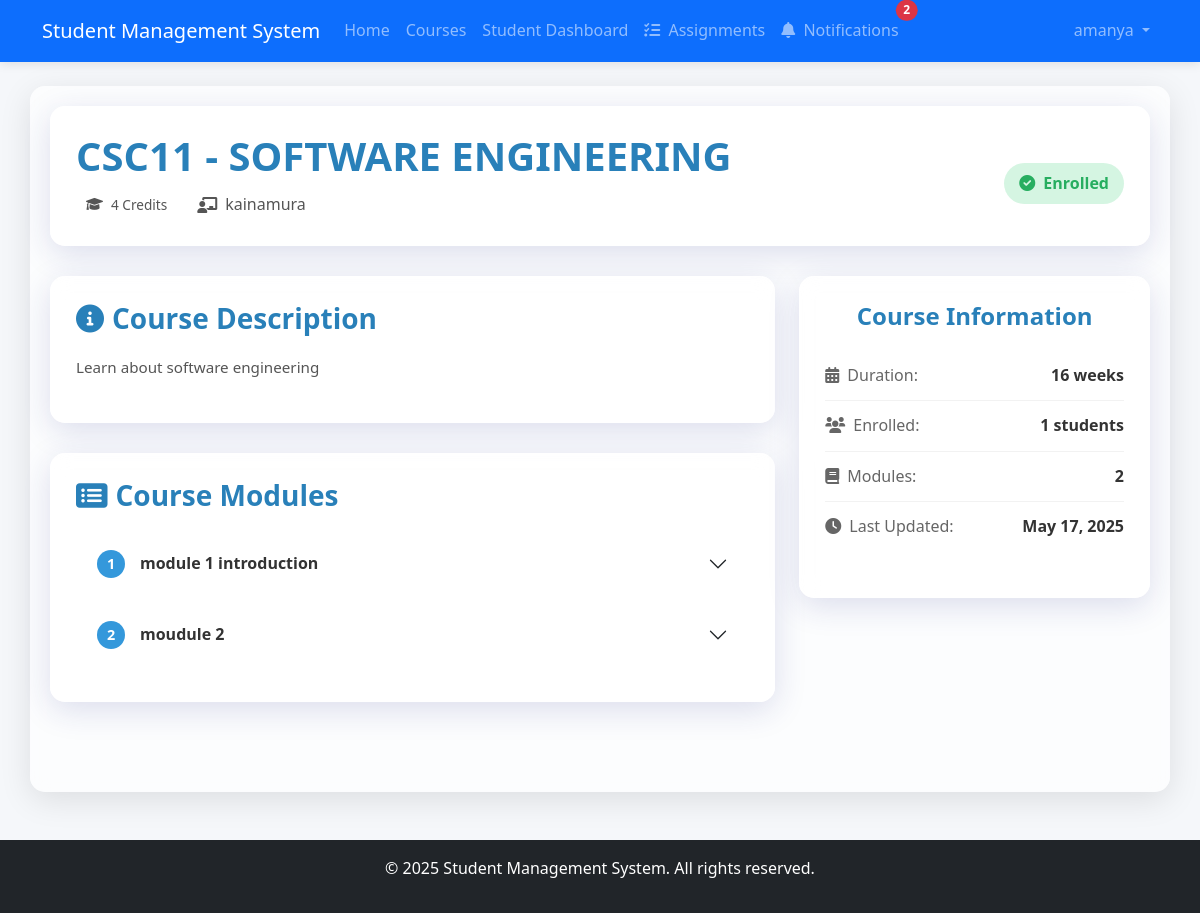
Before: /course/3/ (signed in) with the older database file.
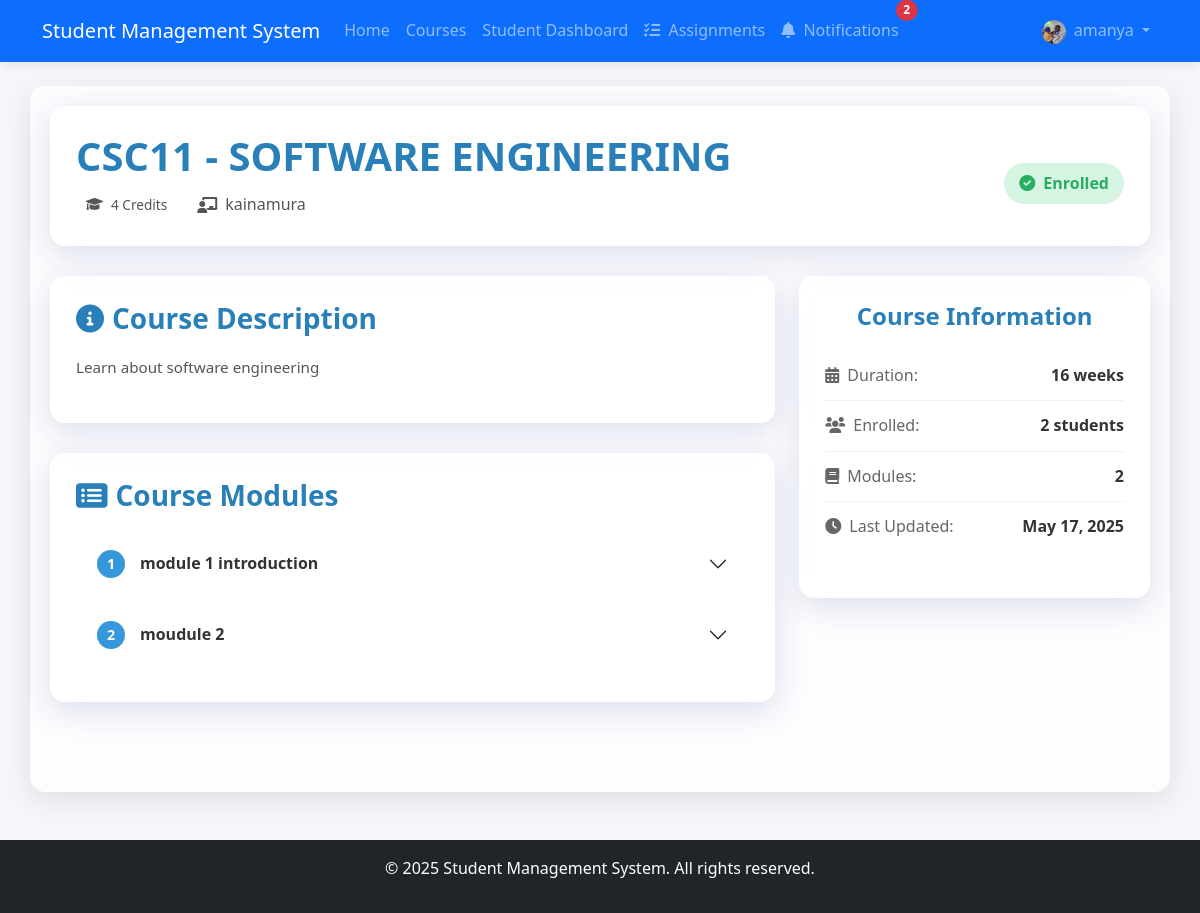
After: the same page with the newer database file.
### course/models.py (models this page shows, shortened)
class Course(models.Model):
    code = models.CharField(max_length=20, unique=True)
    title = models.CharField(max_length=200)
    description = models.TextField()
    credits = models.PositiveIntegerField()
    is_active = models.BooleanField(default=True)
    created_at = models.DateTimeField(auto_now_add=True)
    updated_at = models.DateTimeField(auto_now=True)

### accounts/models.py (models this page shows, shortened)
class User(AbstractUser):
    USER_TYPE_CHOICES = (
        ('admin', 'Admin'),
        ('student', 'Student'),
        ('lecturer', 'Lecturer'),
    )
    user_type = models.CharField(max_length=10, choices=USER_TYPE_CHOICES, default='student')
    profile_picture = models.ImageField(upload_to='profile_pics/', null=True, blank=True)
    date_of_birth = models.DateField(null=True, blank=True)
    phone_number = models.CharField(max_length=15, null=True, blank=True)
    address = models.TextField(null=True, blank=True)

### course/views.py (the view, shortened to what this page needs)
# urls.py: path('<int:course_id>/', views.course_detail, name='course_detail'),
def course_detail(request, course_id):
    course = get_object_or_404(Course, id=course_id, is_active=True)
    modules = CourseModule.objects.filter(course=course).order_by('order')
    user_enrolled = False
    user_teaching = False
    if request.user.is_authenticated:
        if request.user.user_type == 'student':
            try:
                from student.models import Enrollment
                user_enrolled = Enrollment.objects.filter(
                    student__user=request.user,
                    course=course,
                    status='approved'
                ).exists()
            except:
                pass
    context = {
        'course': course,
        'modules': modules,
        'user_enrolled': user_enrolled,
        'user_teaching': user_teaching,
    }
    return render(request, 'course/course_detail.html', context)

### templates/course/course_detail.html (shortened to what the changed rows need)
{% extends 'base.html' %}
{% block extra_css %}
<link rel="stylesheet" href="https://cdnjs.cloudflare.com/ajax/libs/font-awesome/6.0.0/css/all.min.css">
<link rel="stylesheet" href="/static/css/course.css">
{% endblock %}
{% block content %}
<div class="course-detail-header">
    <div class="course-title-section">
        <h1>{{ course.code }} - {{ course.title }}</h1>
        <div class="course-meta">
            <span class="course-credits"><i class="fas fa-graduation-cap me-2"></i>{{ course.credits }} Credits</span>
            {% if course.lecturers.exists %}
                {% with lecturer=course.lecturers.first.lecturer %}
                <span class="course-lecturer"><i class="fas fa-chalkboard-teacher me-2"></i>
                    {{ lecturer.user.get_full_name|default:lecturer.user.username }}
                </span>
                {% endwith %}
            {% endif %}
        </div>
    </div>
</div>
<div class="course-content">
    <div class="row">
        <div class="col-lg-8">
            <div class="course-section">
                <div class="course-description">
                    {{ course.description|linebreaks }}
                </div>
            </div>
            {% if modules %}
                <div class="course-section">
                    <div class="accordion" id="courseModules">
                        {% for module in modules %}
                            <div class="accordion-item">
                                <h2 class="accordion-header" id="heading{{ module.id }}">
                                    <button class="accordion-button collapsed" type="button"
                                            data-bs-toggle="collapse" data-bs-target="#collapse{{ module.id }}"
                                            aria-expanded="false" aria-controls="collapse{{ module.id }}">
                                        <span class="module-number">{{ module.order }}</span>
                                        {{ module.title }}
                                    </button>
                                </h2>
                            </div>
                        {% endfor %}
                    </div>
                </div>
            {% endif %}
        </div>
        <div class="col-lg-4">
            <div class="course-sidebar">
                <div class="enrollment-box">
                    <ul class="course-info-list">
                        <li>
                            <span class="info-label"><i class="fas fa-users me-2"></i>Enrolled:</span>
                            <span class="info-value">{{ course.enrollments.count }} students</span>
                        </li>
                        <li>
                            <span class="info-label"><i class="fas fa-clock me-2"></i>Last Updated:</span>
                            <span class="info-value">{{ course.updated_at|date:"M d, Y" }}</span>
                        </li>
                    </ul>
                </div>
            </div>
        </div>
    </div>
</div>
{% endblock %}

### templates/base.html (shortened to what this page needs)
<!DOCTYPE html>
<html lang="en">
<head>
    <link href="https://cdn.jsdelivr.net/npm/bootstrap@5.3.0/dist/css/bootstrap.min.css" rel="stylesheet">
    <link rel="stylesheet" href="/static/css/main.css">
    {% block extra_css %}{% endblock %}
</head>
<body>
    <nav class="navbar navbar-expand-lg navbar-dark bg-primary">
        <div class="container">
            <a class="navbar-brand" href="/">Student Management System</a>
            <div class="collapse navbar-collapse" id="navbarNav">
                <ul class="navbar-nav me-auto">
                    <li class="nav-item">
                        <a class="nav-link" href="/">Home</a>
                    </li>
                    {% if user.is_authenticated %}
                        <li class="nav-item">
                            <a class="nav-link" href="{% url 'course:course_list' %}">Courses</a>
                        </li>
                        {% if user.user_type == 'student' %}
                            <li class="nav-item">
                                <a class="nav-link" href="{% url 'student:dashboard' %}">Student Dashboard</a>
                            </li>
                            <li class="nav-item">
                                <a class="nav-link" href="{% url 'student:assignment_list' %}">
                                    <i class="fas fa-tasks me-1"></i> Assignments
                                </a>
                            </li>
                            <li class="nav-item">
                                <a class="nav-link position-relative" href="{% url 'student:view_notifications' %}">
                                    <i class="fas fa-bell me-1"></i> Notifications
                                    {% with notification_count=user.notifications.filter.count %}
                                        {% if notification_count > 0 %}
                                            <span class="position-absolute top-0 start-100 translate-middle badge rounded-pill bg-danger">
                                                {{ notification_count }}
                                            </span>
                                        {% endif %}
                                    {% endwith %}
                                </a>
                            </li>
                        {% endif %}
                    {% endif %}
                </ul>
                <ul class="navbar-nav">
                    {% if user.is_authenticated %}
                        <li class="nav-item dropdown">
                            <a class="nav-link dropdown-toggle" href="#" id="navbarDropdown" role="button" data-bs-toggle="dropdown">
                                {% if user.profile_picture %}
                                    <img src="{{ user.profile_picture.url }}" alt="Profile" class="rounded-circle me-1" width="24" height="24">
                                {% endif %}
                                {{ user.username }}
                            </a>
                        </li>
                    {% endif %}
                </ul>
            </div>
        </div>
    </nav>
    <div class="container mt-4 glass-container">
        {% block content %}{% endblock %}
    </div>
    <footer class="bg-dark text-white mt-5 py-3">
        <div class="container text-center">
            <p>&copy; {% now "Y" %} Student Management System. All rights reserved.</p>
        </div>
    </footer>
</body>
</html>

Changed rows visible on the page:
changed User "amanya": profile_picture: picture added
computed for Course "CSC11": enrollments.count "1" → "2"
